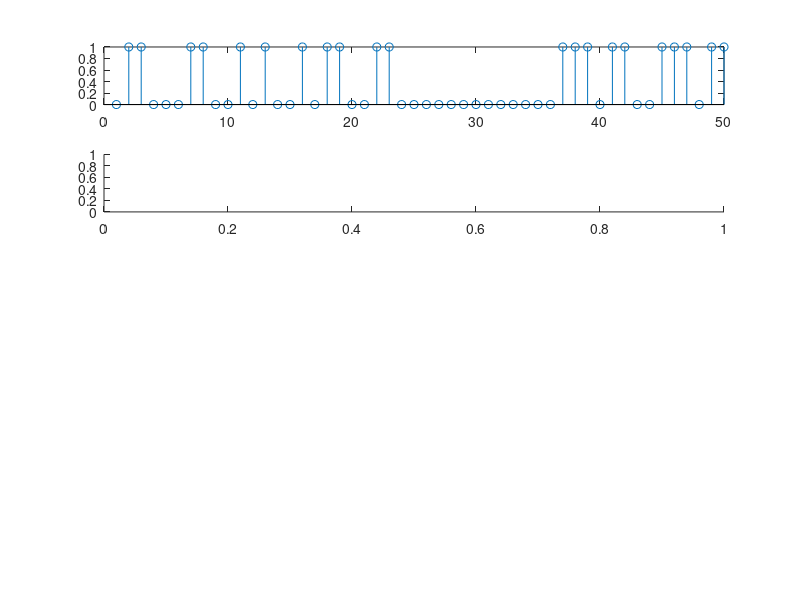

Recreate this plot in MATLAB. (Note: this script raises an error after producing the figure.)
clear all;
close all
N = 10000

rng(1)
x = randi([0 1],1,10000)

figure(1)

subplot(5,1,1)
stem(x(1:50))

subplot(5,1,2)
histogram(x,'Normalization','pdf')

m = mean(x) %Erwartungswert (a+b)/2 = 0.5
v = var(x) % VAR ((b-a+1)^2-1)/12 = 0.25

%Box Müller Methode
erw = 1
vari = 4

N = 10000
M = 100 % number of bins
rng(1)
x1 = rand(1,10000)

rng(2)
x2 = rand(1,10000)

Y1 = erw + sqrt(vari) .* sqrt(-2*log(x1)).*cos(2*pi*x2)
Y2 = erw + sqrt(vari) .* sqrt(-2*log(x1)).*sin(2*pi*x2)

subplot(5,1,3)
histogram(Y1,M,'Normalization','pdf')
title('BM cos')
ylabel('f(x)')
xlabel('x')

subplot(5,1,4)
histogram(Y2,M,'Normalization','pdf')
title('BM sin')
ylabel('f(x)')
xlabel('x')

%randn
random = randn(1,N)

subplot(5,1,5)
histogram(random,'Normalization','pdf')
title('randn')
ylabel('f(x)')
xlabel('x')

%Additionsmethode
add = zeros(N,1);

for k = 1:N
    x = rand(12,1);
    add(k,1) = erw + sqrt(vari) * (sum(x)-6);
end   

add_mean = mean(add);
add_var = var(add);

figure(2);
histogram(add,M,'Normalization','pdf')
title('Add_methode')
ylabel('f(x)')
xlabel('x')





